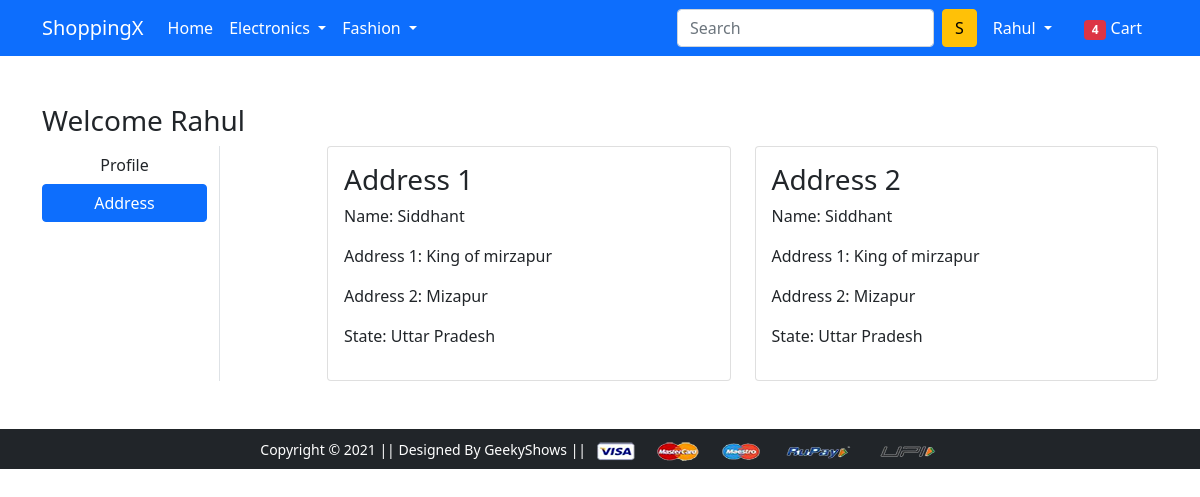
The page /address/ (signed in) on the database its author committed.
### app/models.py (models this page shows, shortened)
class Customer(models.Model):
    user = models.ForeignKey(User, on_delete=models.CASCADE)
    name = models.CharField(max_length=200)
    locality = models.CharField(max_length=200)
    city = models.CharField(max_length=50)
    zipcode = models.IntegerField()
    state = models.CharField(choices=STATE_CHOICES,max_length=50)

### app/views.py (the view)
# urls.py: path('address/', views.address, name='address'),
def address(request):
    add = Customer.objects.filter(user = request.user)
    return render(request, 'app/address.html', {'add': add, 'active':'btn-primary'})

### app/templates/app/address.html (shortened to what this page needs)
{% extends 'app/base.html' %}
{% load static %}
{% block main-content %}
<div class="container my-5">
 <div class="row">
 <h3>Welcome <span class="text-capitalize"> {{request.user}} </span></h3>
  <div class="col-sm-2 border-end">
   <ul class="list-unstyled">
    <li class="d-grid"><a href="{% url 'profile' %}" class="btn">Profile</a></li>
    <li class="d-grid"><a href="{% url 'address' %}" class="btn {{active}}">Address</a></li>
   </ul>
  </div>
  <div class="col-sm-9 offset-sm-1">
   <div class="row">
    {% for ad in add %}
    <div class="col-sm-6">
     <div class="card">
      <div class="card-body">
       <h3>Address {{forloop.counter}}</h3>
       <p>Name: {{ad.name}}</p>
       <p>Address 1: {{ad.locality}}</p>
       <p>Address 2: {{ad.city}}</p>
       <p>State: {{ad.state}}</p>
      </div>
     </div>
    </div>
    {% endfor %}
   </div>
  </div>
 </div>
</div>
{% endblock main-content %}

### app/templates/app/base.html (shortened to what this page needs)
<!doctype html>
{% load static %}
<html lang="en">
  <head>
    <link href="https://cdn.jsdelivr.net/npm/bootstrap@5.0.0-beta1/dist/css/bootstrap.min.css" rel="stylesheet">
    <link rel="stylesheet" href="{% static 'app/css/owl.carousel.min.css' %}">
    <link rel="stylesheet" href="{% static 'app/css/all.min.css' %}">
    <link rel="stylesheet" href="{% static 'app/css/style.css' %}">
  </head>
  <body>
    <nav class="navbar navbar-expand-lg navbar-dark bg-primary">
     <div class="container">
       <a class="navbar-brand" href="/">ShoppingX</a>
       <div class="collapse navbar-collapse" id="navbarSupportedContent">
         <ul class="navbar-nav me-auto mb-2 mb-lg-0">
           <li class="nav-item">
             <a class="nav-link active" aria-current="page" href="/">Home</a>
           </li>
           <li class="nav-item dropdown">
             <a class="nav-link dropdown-toggle text-white" href="#" id="electronicsDropdown" role="button" data-bs-toggle="dropdown" aria-expanded="false">
               Electronics
             </a>
           </li>
           <li class="nav-item dropdown">
             <a class="nav-link dropdown-toggle text-white" href="#" id="fashionDropdown" role="button" data-bs-toggle="dropdown" aria-expanded="false">
               Fashion
             </a>
           </li>
         </ul>
         <form class="d-flex">
           <input class="form-control me-2" type="search" placeholder="Search" aria-label="Search">
           <button class="btn btn-warning" type="submit">S</button>
         </form>
         <div>
          <ul class="navbar-nav me-auto mb-2 mb-lg-0">
            {% if request.user.is_authenticated %}
           <li class="nav-item dropdown mx-2">
              <a class="nav-link dropdown-toggle text-white" href="#" id="profileDropdown" role="button" data-bs-toggle="dropdown" aria-expanded="false">
                {{request.user.username|capfirst}}
              </a>
            </li>
            <li class="nav-item mx-2">
             <a href="{% url 'showcart' %}" class="nav-link text-white"><span class="badge bg-danger">4</span> Cart </a>
            </li>
            {% endif %}
          </ul>
         </div>
       </div>
     </div>
    </nav>
    {% block main-content %} {% endblock main-content %}
    <footer class="container-fluid bg-dark text-center p-2 mt-5">
        <small class="text-white">Copyright &copy; 2021 || Designed By GeekyShows || </small>
        <img src="{% static 'app/images/payment.png' %}" alt="" srcset="" class="img-fluid" height="2px">
    </footer>
  </body>
</html>

### rows shown on the page
Customer: name "Siddhant", locality "King of mirzapur", city "Mizapur", state "Uttar Pradesh"
Customer: name "Siddhant", locality "King of mirzapur", city "Mizapur", state "Uttar Pradesh"

### other values the page prints
{{ request.user.username|capfirst }} "Rahul"
{{ request.user }} "Rahul"
